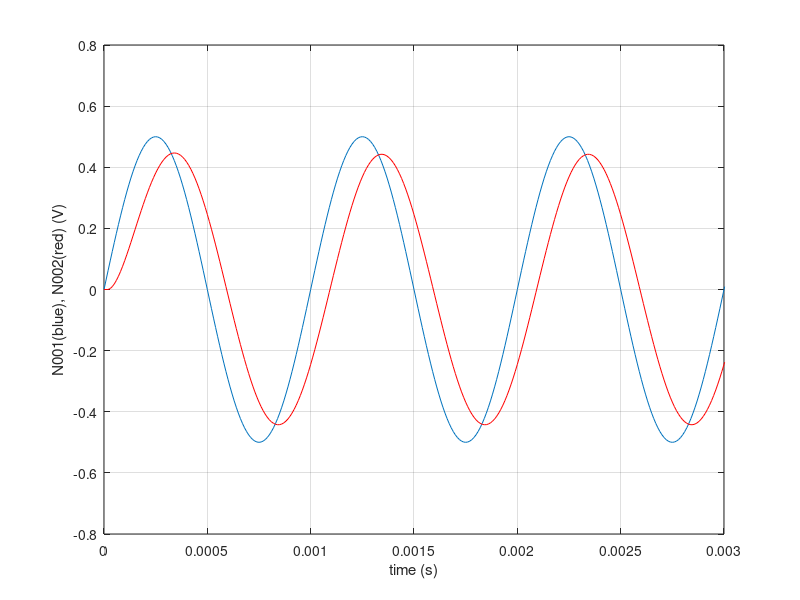
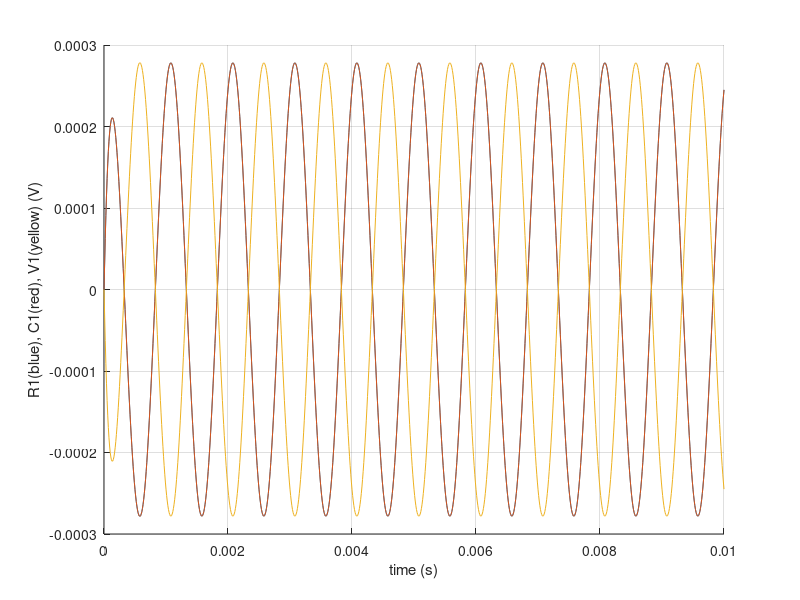

MATLAB code to generate these figures, in order:
clear all;
close all;
clc;

data=load('sim2out_rcrc.txt');
time = data(:,1);
n001 = data(:,2);
n002 = data(:,3);

figure(1);clf;
plot(time, n001);
hold on;
plot(time, n002,'r');
grid on;
xlabel('time (s)');
ylabel('N001(blue), N002(red) (V)');
xlim([0 0.3*10^(-2)]);


figure(2);clf;
hold on;
r1 = data(:,4);
c1 = data(:,5);
v1 = data(:,6);
plot(time, r1);
plot(time, c1);
plot(time, v1);
grid on;
xlabel('time (s)');
ylabel('R1(blue), C1(red), V1(yellow) (V)');

